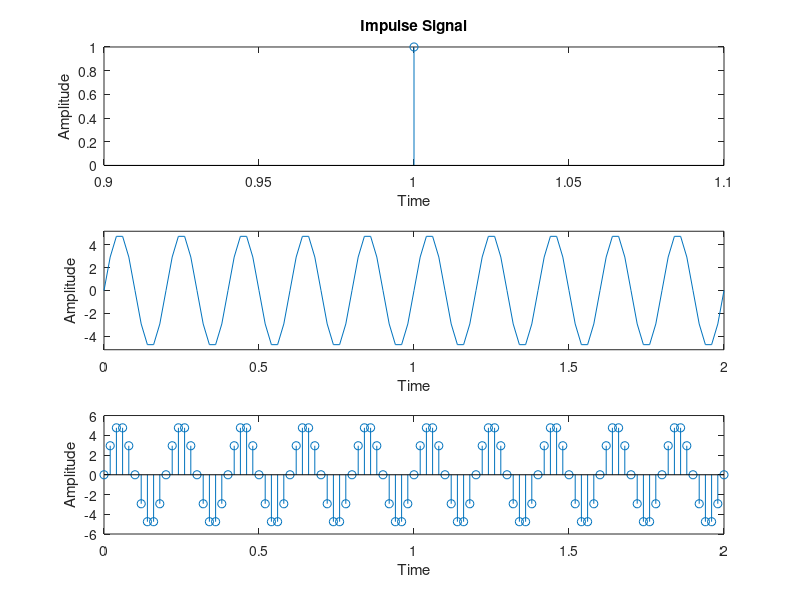

This chart was generated by the following MATLAB code:
clc;
a = input('Enter the amplitude:');
f = input('Enter frequency:');
t = 0:0.02:2;
x1 = 1;
x2 = a*sin(2*pi*f*t);
y = x1.*x2;
subplot(3,1,1);
stem(x1);
xlabel('Time');
ylabel('Amplitude');
title('Impulse Signal');
subplot(3,1,2);
title('Sinusoidal Signal');
plot(t,x2);
ylim([-a-0.2 a+0.2])
xlabel('Time');
ylabel('Amplitude');
subplot(3,1,3);
title('PAM Waveform');
stem(t,y);
xlabel('Time');
ylabel('Amplitude');